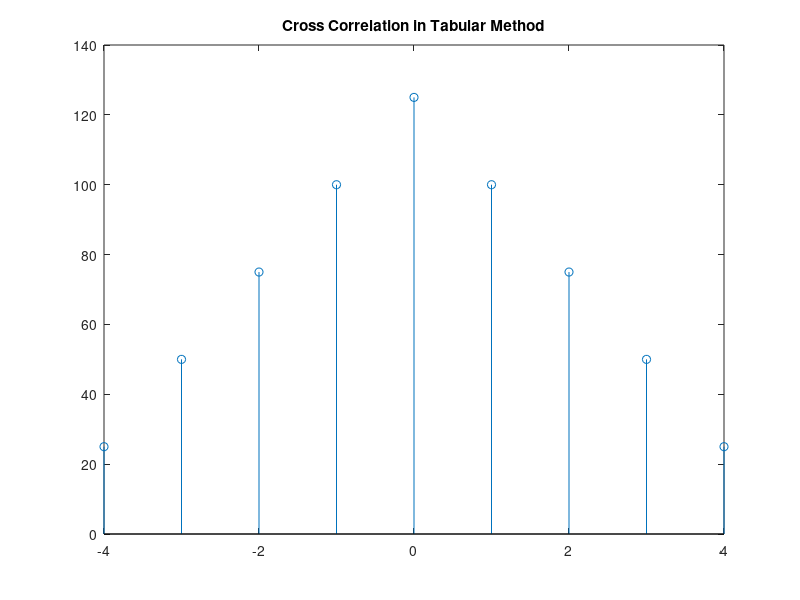

Reproduce this figure in MATLAB.
clc;
clear all;
close all;

m = input ('Input the length x(n) : ');
for i=1:1:m
    fprintf('Values of x(%d): ',i);
    x(i)=input('');
end
xzero = input ('Zero index of x(n) : ');

n = input ('Input the length of y(n) : ');
for i=1:1:n
    fprintf('Values of y(%d): ',i);
    y(i)=input('');
end
yzero = input ('Zero index of y(n) : ');


for i=1:1:n
    yy(i)=y(n-i+1);
end
yzero = n-yzero+1;

for i=1:1:n
    fprintf('%d ',yy(i));
end
fprintf('\n');


total = n+m-1;
start = -yzero -xzero+2;
stop = total + start - 1;
 
fprintf('Total values: %d\n',total);
fprintf('Start Index: %d\n',start);
fprintf('Stop Index: %d\n',stop);
   
for i=m+1:1:total
    x(i)=0;
end 
for i=n+1:1:total
    yy(i)=0;
end

for i=1:1:total
  fprintf('%d ',x(i));
end
fprintf('\n\n');
for i=1:1:total
    fprintf('%d ',yy(i));
end

fprintf('\n\n');
for i=1:1:total	
    for j=1:1:total
        xh(i,j) = x(i) * yy(j);
    end
end
  
for i=1:1:total
    for j=1:1:total
        fprintf('%4d',xh(i,j));
    end
    fprintf('\n');
end
fprintf('\n\n');
 
for i=1:1:total
    ans(i)=0;
end 
for stp=1:1:total
    j=1;
    for i=stp:-1:1
        ans(stp) = ans(stp) + xh(i,j);
        j=j+1;
    end
end       
for i=1:1:total
    fprintf('%3d',ans(i));
end
fprintf('\n');
for i=start:1:stop
    if(i==0)
        fprintf('  ^');
    else 
        fprintf('   ');
    end
end
fprintf('\n\n');
figure;
j=start;
for i=1:1:total
    y(i) = j;
    j=j+1;
end
stem(y,ans);
title('Cross Correlation in Tabular Method');
